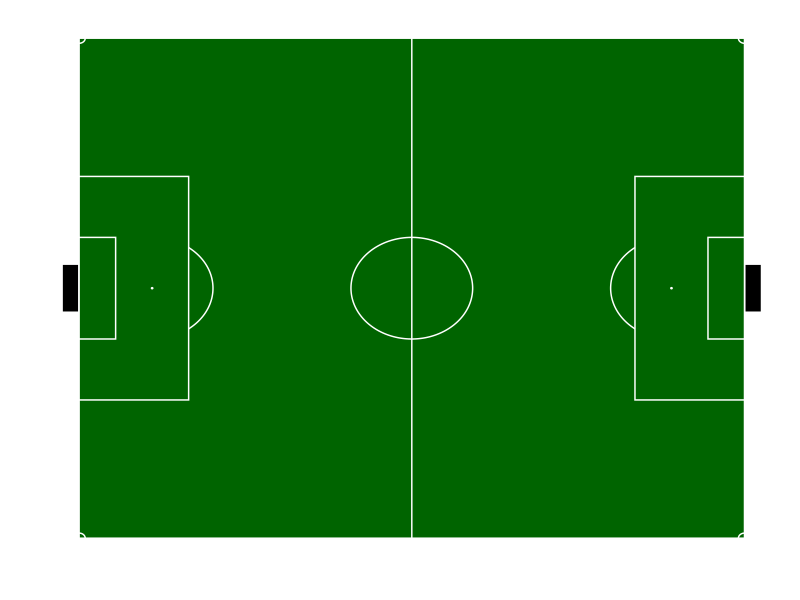
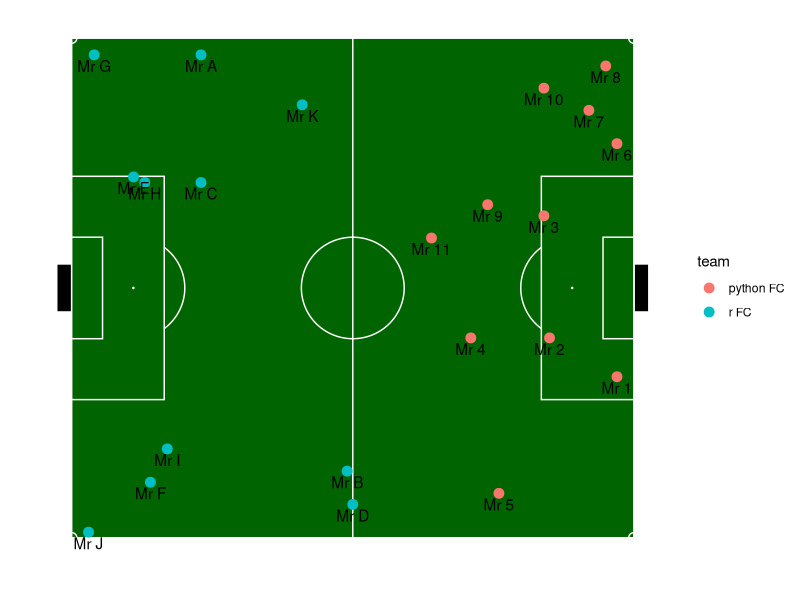

These figures' R source, in order:
library(ggplot2)

#Circle drawing function
circleFun <- function(xPosition, yPosition, radius, npoints = 500){
  tt <- seq(0,2*pi,length.out = npoints)
  xCoordinate <- radius * cos(tt) + xPosition
  yCoordinate <- radius * sin(tt) + yPosition
  return(data.frame(x = xCoordinate, y = yCoordinate))
}

#Pitch drawing function
drawPitch <-function(pitchLength, pitchWidth){
  ##Add note that dimensions are to be input in m
  print("Input pitch length and pitch width are assumed to be in metres.")
  
  errorCount <- 0
  #Validate length as 90 to 120m
  if(pitchLength < 90 | pitchLength > 120){
    warning("Offical pitch lengths should be between 90m and 120m"); 
    errorCount <- errorCount + 1}
  #Validate widt as 45 to 90 m
  if(pitchWidth < 45 | pitchWidth > 90){
    warning("Offical pitch widths should be between 45m and 90m"); 
    errorCount <- errorCount + 1}
    
  if(errorCount > 0){
    stop("Pitch dimensions do not meet official rules.", call. = FALSE)
  }
  
  
  #All distances here have been converted from yards to meters
  #pitchBackground <- expand.grid(0:pitchLength, 0:pitchWidth)
  CentreCircle <- circleFun(xPosition = pitchLength/2, yPosition = pitchWidth/2, radius = 9.144)
  bottomLeftCornerCircle <- circleFun(xPosition = 0, yPosition = 0, radius = 0.9144)
  bottomRightCornerCircle <- circleFun(xPosition = max(pitchLength), yPosition = 0, radius = 0.9144)
  topLeftCornerCircle <- circleFun(xPosition = 0, yPosition = max(pitchWidth), radius = 0.9144)
  topRightCornerCircle <- circleFun(xPosition = max(pitchLength), yPosition = max(pitchWidth), radius = 0.9144)
  leftPenaltySpot <- circleFun(xPosition = 10.9728, yPosition = pitchWidth/2, radius = 0.1)
  rightPenaltySpot <- circleFun(xPosition = max(pitchLength-10.9728), yPosition = pitchWidth/2, radius = 0.1)
  sixYardBoxes <- data.frame(x1 = c(0,pitchLength - 5.4864),
                             x2 = c(5.4864, pitchLength),
                             y1 = c((pitchWidth/2)+9.144, (pitchWidth/2)+9.144),
                             y2 = c((pitchWidth/2)-9.144, (pitchWidth/2)-9.144))
  eighteenYardBoxes <- data.frame(x1 = c(0,pitchLength - 16.4592),
                             x2 = c(16.4592, pitchLength),
                             y1 = c((pitchWidth/2)+20.1168, (pitchWidth/2)+20.1168),
                             y2 = c((pitchWidth/2)-20.1168, (pitchWidth/2)-20.1168))
  leftEighteenYardBoxArcs <-circleFun(xPosition = 10.9728, yPosition = pitchWidth/2, radius = 9.144)
  rightEighteenYardBoxArcs <-circleFun(xPosition = max(pitchLength-10.9728), yPosition = pitchWidth/2, radius = 9.144)
  pitchBoundaries <- data.frame(x1 = 0,
                                x2 = pitchLength,
                                y1 = 0,
                                y2 = pitchWidth)
  goals<-data.frame(x1 = c(0,pitchLength + 2),
                    x2 = c(-2, pitchLength),
                    y1 = c((pitchWidth/2)+3.6576, (pitchWidth/2)+3.6576),
                    y2 = c((pitchWidth/2)-3.6576, (pitchWidth/2)-3.6576))
  
  #Plot built in this order so that layers don't cover others to ensure all pitch markings can be seen.
  ggplot() +
    geom_rect(data = goals, aes(xmin=x1, xmax=x2, ymin=y1, ymax=y2), colour = "black", fill = 'black', size = 2) +
    geom_rect(data = pitchBoundaries, aes(xmin=x1, xmax=x2, ymin=y1, ymax=y2), colour = "white", fill = 'dark green') +
    geom_vline(aes(xintercept = pitchLength/2),size=0.5,colour='white') +
    geom_path(data = CentreCircle,mapping = aes(x,y), colour = 'white') +
    geom_path(data = bottomLeftCornerCircle ,mapping = aes(x,y), colour = 'white') +
    geom_path(data = bottomRightCornerCircle,mapping = aes(x,y), colour = 'white') +
    geom_path(data = topLeftCornerCircle ,mapping = aes(x,y), colour = 'white') +
    geom_path(data = topRightCornerCircle,mapping = aes(x,y), colour = 'white') +
    geom_path(data = leftEighteenYardBoxArcs,mapping = aes(x,y), colour = 'white') +
    geom_path(data = rightEighteenYardBoxArcs,mapping = aes(x,y), colour = 'white') +
    geom_rect(data = eighteenYardBoxes, aes(xmin=x1, xmax=x2, ymin=y1, ymax=y2), colour = "white", fill = 'dark green') +
    geom_rect(data = sixYardBoxes, aes(xmin=x1, xmax=x2, ymin=y1, ymax=y2), colour = "white", fill = 'dark green') +
    geom_polygon(data = leftPenaltySpot, mapping =  aes(x,y), colour ='white', fill = 'white')+
    geom_polygon(data = rightPenaltySpot, mapping =  aes(x,y), colour ='white', fill = 'white') +
    xlab("") +
    ylab("") +
    theme_minimal() +
    theme(axis.ticks = element_blank(),
          axis.text.y = element_blank(),
          axis.text.x = element_blank(),
          panel.grid.minor=element_blank(),
          panel.grid.major=element_blank())
  }

#Add formations to pitch drawing
#Player Positions is a data.frame with name, x, y, Team
formationsFunction <- function(playerPosition, pitchLength, pitchWidth){
  
  #Validate playerPosition as a dataframe
  if(!is.data.frame(playerPosition)){
    stop("playerPosition needs to be a dataframe containing x, y, name, team",
         call. = FALSE)}
  
  pitchFigure <- drawPitch(pitchLength = pitchLength, pitchWidth = pitchWidth)
  pitchFigure <- pitchFigure + geom_point(data = playerPosition, mapping = aes(x = x, y = y, colour = team), size = 3)
  pitchFigure <- pitchFigure + geom_text(data = playerPosition, aes(x = x, y = y, label = name), nudge_y = -2)
  print(pitchFigure)
  }

#Add passes to pitch drawing

#Add heatmap/comtours to pitch drawing
 
###########
#TEST DATA#
###########
library(tidyverse)
drawPitch(pitchLength = 100,pitchWidth = 90)
playerPositionData <- read_csv("playerPositions.csv")
formationsFunction(playerPosition = playerPositionData, pitchLength = 100, pitchWidth = 90)
